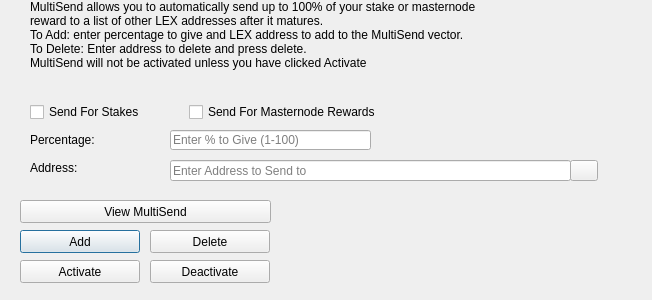
<?xml version="1.0" encoding="UTF-8"?>
<ui version="4.0">
 <class>MultiSendDialog</class>
 <widget class="QDialog" name="MultiSendDialog">
  <property name="windowModality">
   <enum>Qt::NonModal</enum>
  </property>
  <property name="geometry">
   <rect>
    <x>0</x>
    <y>0</y>
    <width>652</width>
    <height>300</height>
   </rect>
  </property>
  <property name="windowTitle">
   <string>MultiSend</string>
  </property>
  <widget class="QLineEdit" name="multiSendPercentEdit">
   <property name="geometry">
    <rect>
     <x>170</x>
     <y>130</y>
     <width>201</width>
     <height>20</height>
    </rect>
   </property>
   <property name="toolTip">
    <string>Enter whole numbers 1 - 100</string>
   </property>
   <property name="placeholderText">
    <string>Enter % to Give (1-100)</string>
   </property>
  </widget>
  <widget class="QLineEdit" name="multiSendAddressEdit">
   <property name="geometry">
    <rect>
     <x>170</x>
     <y>160</y>
     <width>401</width>
     <height>21</height>
    </rect>
   </property>
   <property name="toolTip">
    <string/>
   </property>
   <property name="placeholderText">
    <string>Enter Address to Send to</string>
   </property>
  </widget>
  <widget class="QLabel" name="label_2">
   <property name="geometry">
    <rect>
     <x>30</x>
     <y>0</y>
     <width>451</width>
     <height>121</height>
    </rect>
   </property>
   <property name="lineWidth">
    <number>1</number>
   </property>
   <property name="text">
    <string>MultiSend allows you to automatically send up to 100% of your stake or masternode reward to a list of other LEX addresses after it matures.
To Add: enter percentage to give and LEX address to add to the MultiSend vector.
To Delete: Enter address to delete and press delete.
MultiSend will not be activated unless you have clicked Activate</string>
   </property>
   <property name="alignment">
    <set>Qt::AlignLeading|Qt::AlignLeft|Qt::AlignTop</set>
   </property>
   <property name="wordWrap">
    <bool>true</bool>
   </property>
  </widget>
  <widget class="QLabel" name="message">
   <property name="geometry">
    <rect>
     <x>290</x>
     <y>200</y>
     <width>351</width>
     <height>91</height>
    </rect>
   </property>
   <property name="text">
    <string/>
   </property>
  </widget>
  <widget class="QPushButton" name="addButton">
   <property name="geometry">
    <rect>
     <x>20</x>
     <y>230</y>
     <width>120</width>
     <height>23</height>
    </rect>
   </property>
   <property name="toolTip">
    <string/>
   </property>
   <property name="statusTip">
    <string>Add to MultiSend Vector</string>
   </property>
   <property name="text">
    <string>Add</string>
   </property>
  </widget>
  <widget class="QPushButton" name="disableButton">
   <property name="geometry">
    <rect>
     <x>150</x>
     <y>260</y>
     <width>120</width>
     <height>23</height>
    </rect>
   </property>
   <property name="statusTip">
    <string>Deactivate MultiSend</string>
   </property>
   <property name="text">
    <string>Deactivate</string>
   </property>
  </widget>
  <widget class="QPushButton" name="addressBookButton">
   <property name="geometry">
    <rect>
     <x>570</x>
     <y>160</y>
     <width>28</width>
     <height>21</height>
    </rect>
   </property>
   <property name="toolTip">
    <string>Choose an address from the address book</string>
   </property>
   <property name="text">
    <string/>
   </property>
   <property name="icon">
    <iconset resource="../LEX.qrc">
     <normaloff>:/icons/address-book</normaloff>:/icons/address-book</iconset>
   </property>
   <property name="shortcut">
    <string>Alt+A</string>
   </property>
   <property name="autoDefault">
    <bool>false</bool>
   </property>
  </widget>
  <widget class="QLabel" name="label">
   <property name="geometry">
    <rect>
     <x>30</x>
     <y>130</y>
     <width>121</width>
     <height>20</height>
    </rect>
   </property>
   <property name="toolTip">
    <string>Percentage of stake to send</string>
   </property>
   <property name="text">
    <string>Percentage:</string>
   </property>
  </widget>
  <widget class="QLabel" name="label_5">
   <property name="geometry">
    <rect>
     <x>30</x>
     <y>160</y>
     <width>111</width>
     <height>16</height>
    </rect>
   </property>
   <property name="toolTip">
    <string>Address to send portion of stake to</string>
   </property>
   <property name="text">
    <string>Address:</string>
   </property>
  </widget>
  <widget class="QPushButton" name="deleteButton">
   <property name="geometry">
    <rect>
     <x>150</x>
     <y>230</y>
     <width>120</width>
     <height>23</height>
    </rect>
   </property>
   <property name="toolTip">
    <string/>
   </property>
   <property name="statusTip">
    <string>Delete Address From MultiSend Vector</string>
   </property>
   <property name="text">
    <string>Delete</string>
   </property>
  </widget>
  <widget class="QPushButton" name="activateButton">
   <property name="geometry">
    <rect>
     <x>20</x>
     <y>260</y>
     <width>120</width>
     <height>23</height>
    </rect>
   </property>
   <property name="statusTip">
    <string>Activate MultiSend</string>
   </property>
   <property name="text">
    <string>Activate</string>
   </property>
  </widget>
  <widget class="QPushButton" name="viewButton">
   <property name="geometry">
    <rect>
     <x>20</x>
     <y>200</y>
     <width>251</width>
     <height>23</height>
    </rect>
   </property>
   <property name="toolTip">
    <string/>
   </property>
   <property name="statusTip">
    <string>View MultiSend Vector</string>
   </property>
   <property name="text">
    <string>View MultiSend</string>
   </property>
  </widget>
  <widget class="QWidget" name="horizontalLayoutWidget">
   <property name="geometry">
    <rect>
     <x>30</x>
     <y>100</y>
     <width>351</width>
     <height>24</height>
    </rect>
   </property>
   <layout class="QHBoxLayout" name="horizontalLayout">
    <item>
     <widget class="QCheckBox" name="multiSendStakeCheckBox">
      <property name="text">
       <string>Send For Stakes</string>
      </property>
     </widget>
    </item>
    <item>
     <widget class="QCheckBox" name="multiSendMasternodeCheckBox">
      <property name="text">
       <string>Send For Masternode Rewards</string>
      </property>
     </widget>
    </item>
   </layout>
  </widget>
 </widget>
 <resources>
  <include location="../LEX.qrc"/>
 </resources>
 <connections/>
</ui>
